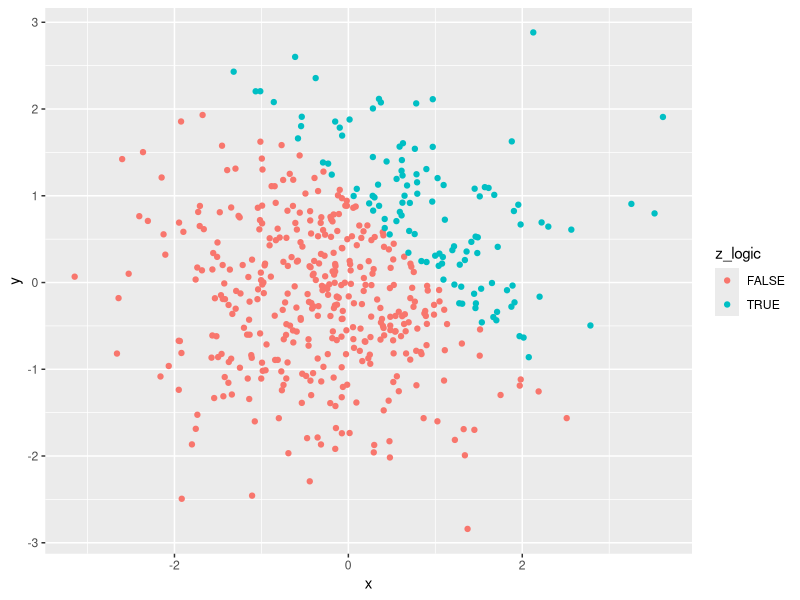
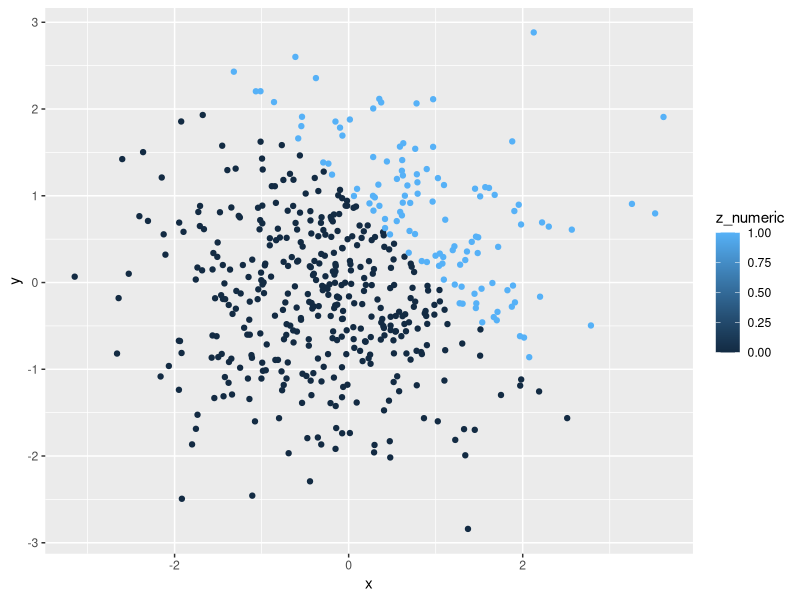
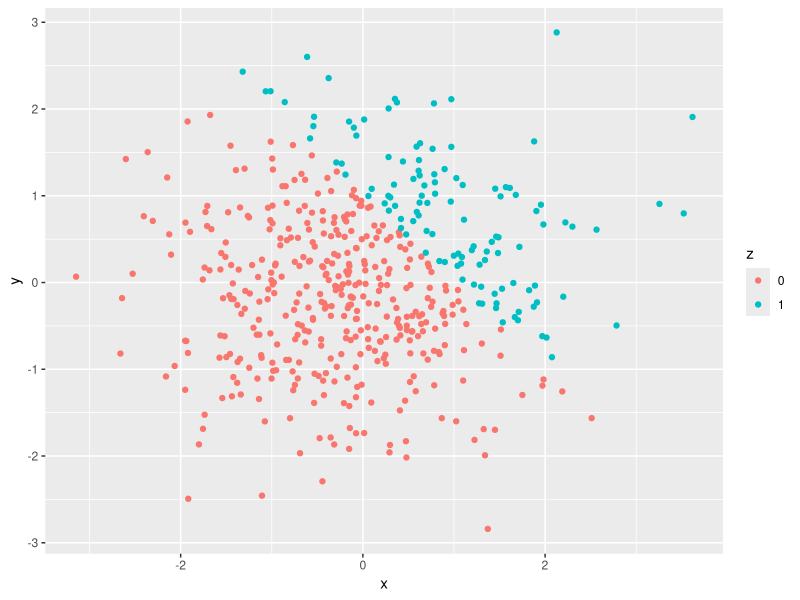
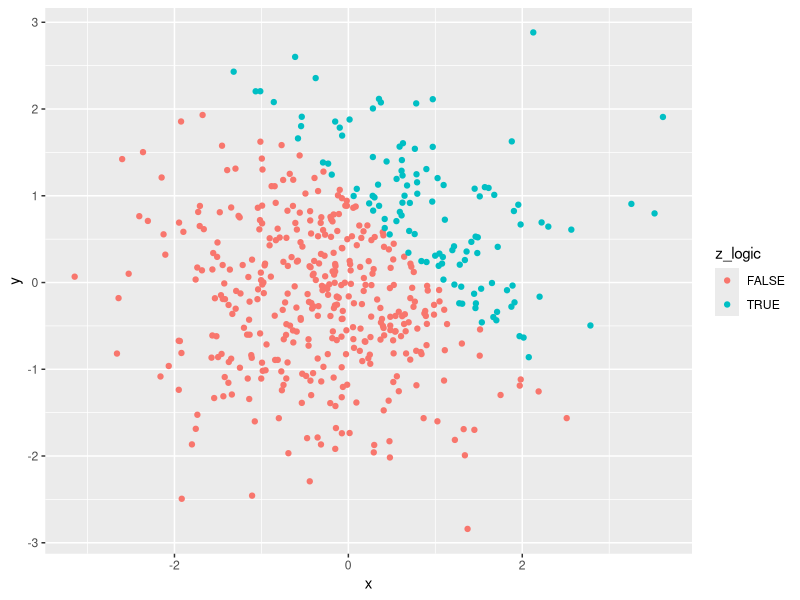

These figures' R source, in order:
## ---- chunk 1

library(tidyverse)

p1_df = tibble(
  ran_sample = rnorm(8),
  vec_char = character(8),
  vec_logical = ran_sample > 0,
  vec_factor = factor(levels = c("level1", "level2", "level3"), length(8))
)

## ---- chunk 2

mean(pull(p1_df, ran_sample))
mean(pull(p1_df, vec_char))
mean(pull(p1_df, vec_logical))
mean(pull(p1_df, vec_factor))

## ---- chunk 3

as.numeric(pull(p1_df, vec_char))
as.numeric(pull(p1_df, vec_logical))
as.numeric(pull(p1_df, vec_factor))

## ---- chunk 4

convert_1 = as.numeric(pull(p1_df, vec_logical))
convert_1 * pull(p1_df, ran_sample)
convert_2 = as.factor(pull(p1_df, vec_logical))
convert_2 * pull(p1_df, ran_sample)
convert_3 = as.factor(pull(p1_df, vec_logical))
convert_3 = as.numeric(convert_3)
convert_3 * pull(p1_df, ran_sample)

## ---- chunk 5

p2_df = tibble(
  x = rnorm(500),
  y = rnorm(500),
  z_logic = (x + y > 1),
  z_numeric = as.numeric(z_logic),
  z = as.factor(z_numeric)
)

## ---- chunk 6

ggplot(p2_df, aes(x = x, y = y, color = z_logic)) + geom_point()
ggsave("scatter_plot.pdf", height = 4, width = 6)

## ---- chunk 7

ggplot(p2_df, aes(x = x, y = y, color = z_numeric)) + geom_point()

## ---- chunk 8

ggplot(p2_df, aes(x = x, y = y, color = z)) + geom_point()

